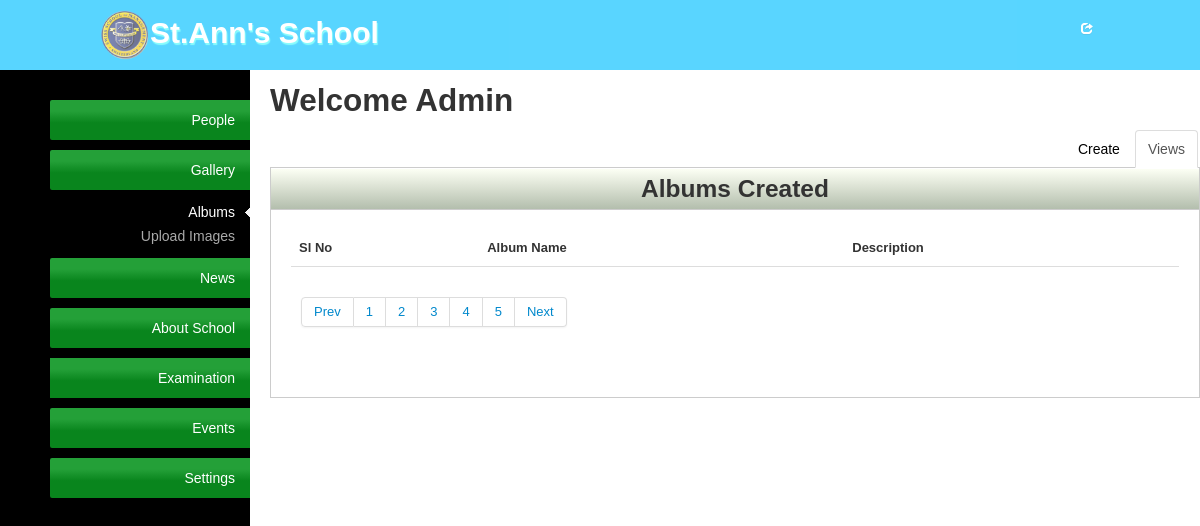
The app's page /admin/manage-album.php, older data.
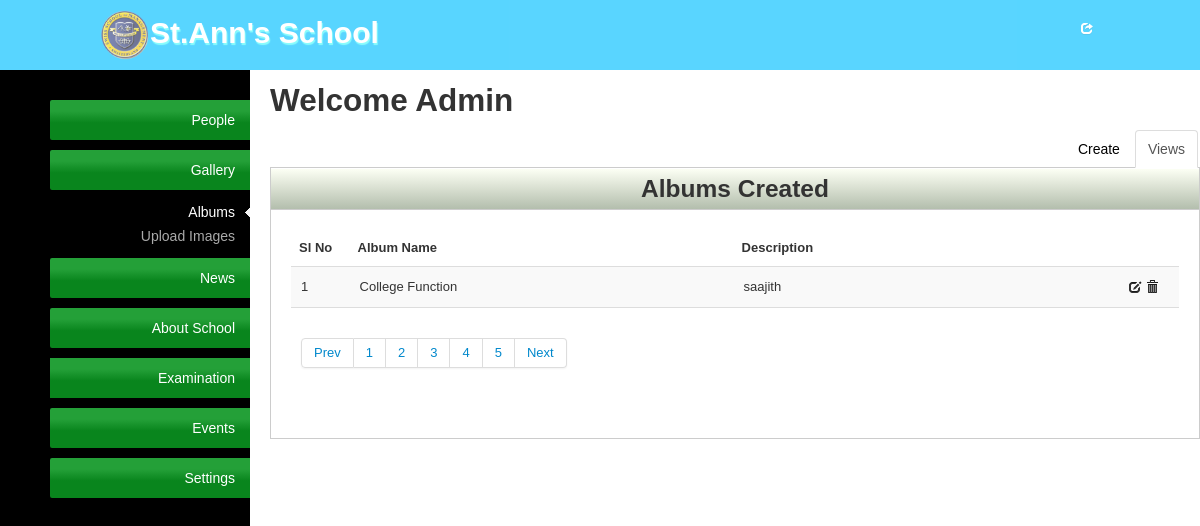
The same page, newer data.
### tables this page shows
CREATE TABLE `album` (
  `id` int(11) NOT NULL AUTO_INCREMENT,
  `album_name` varchar(50) NOT NULL,
  `description` mediumtext,
  PRIMARY KEY (`id`)
);

### admin/manage-album.php (the view, shortened to what this page needs)
<?php
include("admin-layouts/admin-header.php");
?>
<div class="tab-content">
    <h2>Welcome Admin</h2>
    <div class="tabbable">
        <ul class="nav nav-tabs">
            <li class="active"><a href="#tab1" data-toggle="tab">Views</a></li>
            <li><a href="#tab2" class="tab2-form" data-toggle="tab">Create</a></li>
        </ul>
        <div class="tab-content">
            <div class="tab-pane active" id="tab1">
                <div class="content-box">
                    <div class="content-box-header">
                        <h3 class="c-head">Albums Created</h3>
                    </div>
                    <div class="content-box-content">
                        <table class="table table-striped">
                            <thead>
                            <tr>
                                <th>Sl No</th>
                                <th>Album Name</th>
                                <th>Description</th>
                            </tr>
                            </thead>
                            <tfoot>
                            <tr>
                                <td colspan="6">
                                    <div class="pagination">
                                        <ul>
                                            <li><a href="#">Prev</a></li>
                                            <li><a href="#">1</a></li>
                                            <li><a href="#">2</a></li>
                                            <li><a href="#">3</a></li>
                                            <li><a href="#">4</a></li>
                                            <li><a href="#">5</a></li>
                                            <li><a href="#">Next</a></li>
                                        </ul>
                                    </div>
                                </td>
                            </tr>
                            </tfoot>
                            <tbody>
                            <?php
                            $sql_album = "SELECT * FROM album";
                            $result = mysql_query($sql_album) or die ('Error updating database: ' . mysql_error());
                            ?>
                            <?php
                            if($result) {
                                $iterator = 1;
                                while ($row = mysql_fetch_array($result)):?>
                                    <tr>
                                        <td><?php echo $iterator++;?></td>
                                        <td class="span5"><?php echo $row['album_name'];?></td>
                                        <td class="span5"><?php echo $row['description'];?></td>
                                        <td>
                                            <a title="Edit" href="#" class="edit" rowId="<?php echo $row['id'];?>"><i class="icon-edit"></i></a>
                                            <a title="Delete" href="#" class="delBtn" rowId="<?php echo $row['id'];?>"><i class="icon-trash"></i></a>
                                        </td>
                                    </tr>
                                <?php endwhile;} ?>
                            </tbody>
                        </table>
                    </div>
                </div>
            </div>
        </div>
    </div>
</div>
<?php require_once('admin-layouts/admin-footers.php'); ?>

### admin/admin-layouts/admin-header.php (shortened to what this page needs)
<!DOCTYPE html PUBLIC "-//W3C//DTD XHTML 1.0 Transitional//EN" "http://www.w3.org/TR/xhtml1/DTD/xhtml1-transitional.dtd">
<html xmlns="http://www.w3.org/1999/xhtml">
<?php $resourcePath ='../public/' ?>
<head>
    <link rel="stylesheet" href="<?php echo $resourcePath;?>css/bootstrap.css" />
    <link rel="stylesheet" href="<?php echo $resourcePath;?>css/style.css" />
</head>
<body>
<header class="header">
    <div class="container clearfix">
        <a class="logo" href="#"><img src="<?php echo $resourcePath;?>img/layout/logo.png" />St.Ann's School</a>
        <a class="login" href="#sign-up" data-toggle="modal" role="button" ><i class="icon-share icon-white"></i>Logout</a>
    </div>
</header>
<?php
    $actualUrl = explode('/', $_SERVER["REQUEST_URI"]);
	$cnt = count($actualUrl)-1;
	$url =  $actualUrl[$cnt];
?>
<section class="admin-tab">
    <ul class="tab-bar">
        <li>
            <a class="active-tab" href="#student" data-toggle="tab">People</a>
        </li>
        <li>
            <a class="active-tab" href="#gallery" data-toggle="tab">Gallery</a>
            <ul class="sub-nav" <?php if(in_array($url, array('manage-album.php', 'gallery-upload-images.php'))){?> style="display: block" <?php }?>>
                <li><a class="sub-list <?php if($url == 'manage-album.php'){echo 'current';}?>" href="manage-album.php">Albums</a></li>
                <li><a class="sub-list <?php if($url == 'gallery-upload-images.php'){echo 'current';}?>" href="gallery-upload-images.php">Upload Images</a></li>
            </ul>
        </li>
        <li>
            <a class="active-tab" href="#news" data-toggle="tab">News</a>
        </li>
        <li><a class="active-tab" href="#" data-toggle="tab">About School</a>
        </li>
        <li><a href="#">Examination</a></li>
        <li>
            <a class="active-tab" href="#" data-toggle="tab">Events</a>
        </li>
        <li>
            <a class="active-tab" href="#" data-toggle="tab">Settings</a>
        </li>
    </ul>

### admin/admin-layouts/admin-footers.php
</section>
</body>
</html>

### public/css/style.css (style rules this page uses)
* { padding:0; margin:0; }
body { font-size:14px; font-family:Verdana, Arial, Helvetica, sans-serif; }
img { border:none; }
a { text-decoration:none; }
.container { width:1000px; margin:auto; }
.header { width:100%; height:auto; background:#00BFFF; padding:10px 0; z-index:100; opacity:0.65; -webkit-opacity:0.65; }
.logo { font-size:30px; color:#FFF; float:left; text-shadow: 1px 2px 1px #4DFCFC; -webkit- text-shadow: 1px 2px 1px #4DFCFC; font-weight:bold; }
.logo img { height:50px; }
.login { float:right; color:#FFF; margin-top:10px; width:20px; height:20px; overflow:hidden; transition:width 0.30s; -webkit-transition:width 0.30s; }
.nav a { color:#000; }
.tab-bar { border:none; margin:0 20px 0 0; min-height:700px; width:200px; padding:20px 0 0 50px; list-style:none; float:left; background-color: #000000; filter: progid:DXImageTransform.Microsoft.gradient( startColorstr='#45484d', endColorstr='#000000',GradientType=1 ); }
.active-tab { border:none; cursor:pointer; border-radius:2px 0 0 2px; -webkit-border-radius:2px 0 0 2px; background:none; color:#0FF; text-align:right; }
.tab-bar > li > a { text-align:right; color:#fff; transition: padding 0.4s; -webkit-transition: padding 0.4s; margin:10px 0; padding:10px 15px 10px 0; display:block; background: #cedbe9; background-image: linear-gradient(bottom, rgb(9,133,29) 43%, rgb(36,160,56) 72%); background-image: -o-linear-gradient(bottom, rgb(9,133,29) 43%, rgb(36,160,56) 72%); background-image: -moz-linear-gradient(bottom, rgb(9,133,29) 43%, rgb(36,160,56) 72%); background-image: -webkit-linear-gradient(bottom, rgb(9,133,29) 43%, rgb(36,160,56) 72%); background-image: -ms-linear-gradient(bottom, rgb(9,133,29) 43%, rgb(36,160,56) 72%); filter: progid:DXImageTransform.Microsoft.gradient( startColorstr='#cedbe9', endColorstr='#26558b',GradientType=0 ); }
.content-box { background: none repeat scroll 0 0 #FFFFFF; border: 1px solid #CCCCCC; margin: 0 0 20px; }
.content-box-header { height: 40px; margin-top: 1px; background: #fcfff4; background: -moz-linear-gradient(top, #fcfff4 0%, #dfe5d7 40%, #b3bead 100%); background: -webkit-gradient(linear, left top, left bottom, color-stop(0%,#fcfff4), color-stop(40%,#dfe5d7), color-stop(100%,#b3bead)); background: -webkit-linear-gradient(top, #fcfff4 0%,#dfe5d7 40%,#b3bead 100%); background: -o-linear-gradient(top, #fcfff4 0%,#dfe5d7 40%,#b3bead 100%); background: -ms-linear-gradient(top, #fcfff4 0%,#dfe5d7 40%,#b3bead 100%); background: linear-gradient(to bottom, #fcfff4 0%,#dfe5d7 40%,#b3bead 100%); filter: progid:DXImageTransform.Microsoft.gradient( startColorstr='#fcfff4', endColorstr='#b3bead',GradientType=0 ); }
.content-box-content { border-top: 1px solid #CCCCCC; font-size: 13px; padding: 20px; max-width:1000px; overflow-x:auto; }
.tab-content table td { padding:10px; }
.sub-nav , .sub-t { margin:5px 0; list-style:none; text-align:right; display:none; }
.sub-list { text-align:right; color:#AAAAAA; transition: padding 0.4s; -webkit-transition: width 0.4s; display:inline-block; width:160px; padding:2px 15px 2px 20px; }
.current { color:#ffffff; background: url("../img/layout/menu-current-arrow.gif") no-repeat scroll right center transparent !important; }
.tab-content .nav-tabs { margin:0; border:none; }
.c-head { text-align:center; margin:0; }
.admin-tab .nav-tabs > li, .nav-pills > li { float:right; }

Row changes from the older to the newer data that the page shows:
added album: album_name "College Function", description "saajith"
